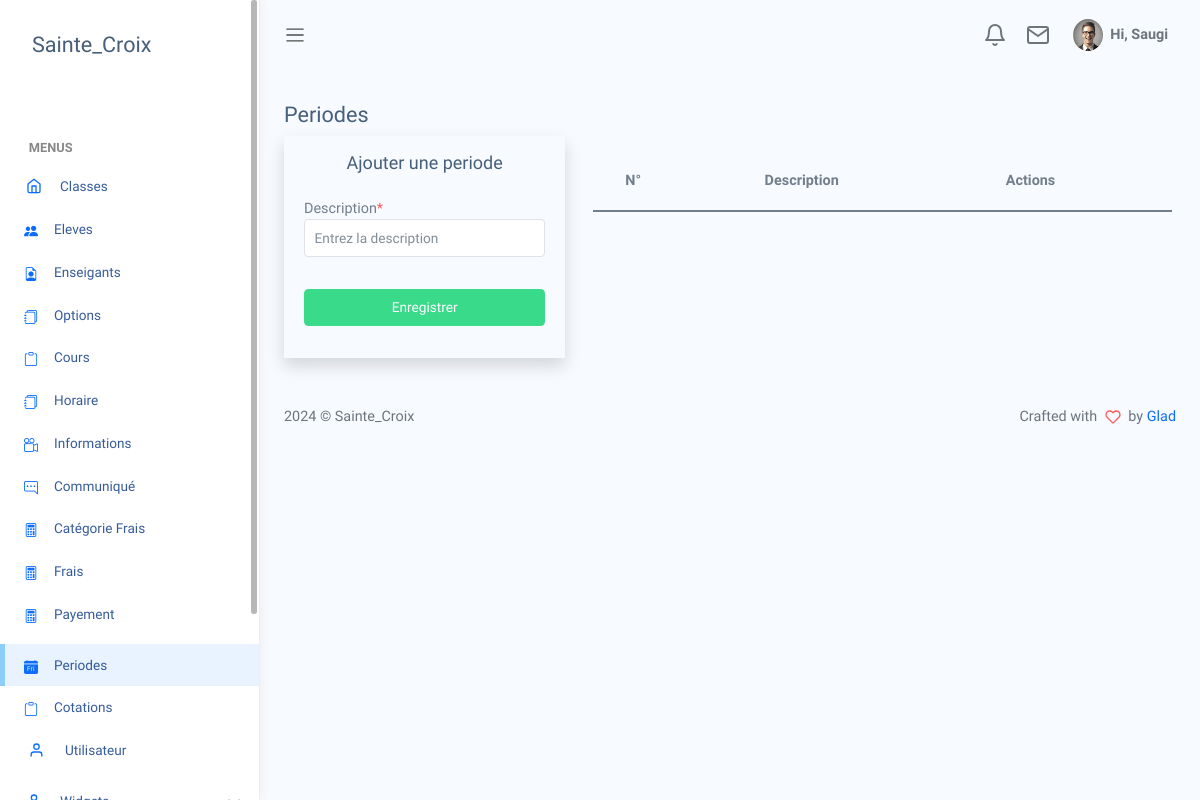
The app's page /views/Periode.php, older data.
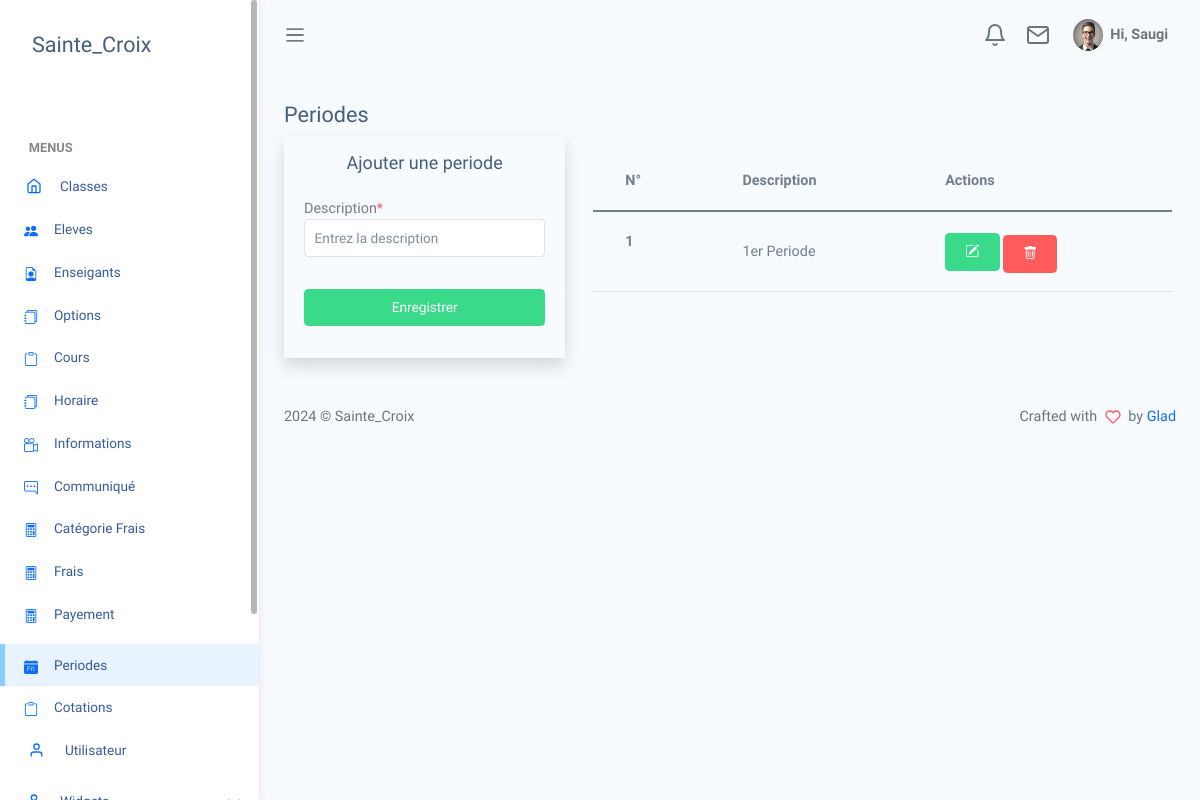
The same page, newer data.
### tables this page shows
CREATE TABLE `periode` (
  `id` int(11) NOT NULL,
  `libelle` varchar(50) NOT NULL,
  `statut` int(11) NOT NULL
);

### models/select/select-Periodes.php (called while the page is built)
<?php
    if (isset($_GET['idPreiode'])){
        $id=$_GET['idPreiode'];
        $getDataMod=$connexion->prepare("SELECT * FROM `periode` WHERE id=?");
        $getDataMod->execute([$id]);
        $tab=$getDataMod->fetch();
        $url="../models/updat/up-Periode-post.php?idPreiode=".$id;
        $btn="Modifier";
        $title="Modifier la periode";
    }
    else{
        $url="../models/add/add-Periode-post.php";
        $btn="Enregistrer";
        $title="Ajouter une periode";
    }
    if(isset($_GET['search']) && !empty($_GET['search'])){
        $search=$_GET['search'];
        $getData=$connexion->prepare("SELECT * from client WHERE supprimer=0 AND client.nom LIKE ? OR client.postnom LIKE ? OR
        client.prenom LIKE ? OR client.genre LIKE ? OR client.adresse LIKE ? OR client.telephone LIKE ?");
        $getData->execute(["%".$search."%", "%".$search."%", "%".$search."%", "%".$search."%", "%".$search."%","%".$search."%"]);
    }
    else{
        $statut=0;
        $getData=$connexion->prepare("SELECT * from `periode` WHERE `statut`=?");
        $getData->execute([$statut]);
    }

### views/Periode.php (the view, shortened to what this page needs)
<?php
include '../connexion/connexion.php';
require_once('../models/select/select-Periodes.php');
?>
<!DOCTYPE html>
<html lang="en">
<head>
    <?php require_once('style.php') ?>
</head>
<body>
    <div id="app">
        <?php
        require_once('aside1.php');
        ?>
        <div id="main">
            <?php require_once('navbar.php') ?>
            <div class="main-content container-fluid">
                <div class="row">
                    <div class="col-12">
                        <h4>Periodes</h4>
                    </div>
                    <div class="col-xl-4 col-lg-4 col-md-6">
                        <form action="<?= $url ?>" class="shadow p-3" method="POST">
                            <h5 class="text-center"><?= $title ?></h5>
                            <div class="row">
                                <div class="col-12 p-3">
                                    <label for="">Description<span class="text-danger">*</span></label>
                                    <input required type="text" class="form-control" name="description" placeholder="Entrez la description" <?php if (isset($_GET['idPreiode'])) { ?>
                                        value="<?php echo $tab['libelle']; ?> <?php }?>">
                                </div>
                                <div class="col-12 p-3">
                                    <input type="submit" class="btn btn-success w-100" name="Valider" value="<?= $btn ?>">
                                </div>
                            </div>
                        </form>
                    </div>
                    <div class="col-xl-8 col-lg-8 col-md-6 table-responsive px-3 pt-3">
                        <table class='table table-hover' id="table1">
                            <thead>
                                <tr>
                                    <th>N°</th>
                                    <th>Description</th>
                                    <th>Actions</th>
                                </tr>
                            </thead>
                            <tbody>
                                <?php
                                $n = 0;
                                while ($idPeriode = $getData->fetch()) {
                                    $n++;
                                ?>
                                    <tr>
                                        <th scope="row"><?= $n; ?></th>
                                        <td> <?= $idPeriode["libelle"] ?></td>
                                        <td>
                                        <a href='Periode.php?idPreiode=<?= $idPeriode['id'] ?>' class="btn btn-sm btn-success">
                                            <i class="bi bi-pencil-square"></i>
                                        </a>
                                        <a onclick=" return confirm('Voulez-vous vraiment supprimer ?')" href="../models/delete/del-Periode-post.php?idSupPeriode=<?= $idPeriode['id'] ?>" class="btn btn-danger btn-sm mt-1">
                                            <i class="bi bi-trash"></i>
                                        </a>
                                    </td>
                                    </tr>
                                <?php
                                }
                                ?>
                            </tbody>
                        </table>
                    </div>
                </div>
            </div>
            <footer>
                <div class="footer clearfix mb-0 text-muted">
                    <div class="float-start">
                        <p>2024 &copy; Sainte_Croix</p>
                    </div>
                    <div class="float-end">
                        <p>Crafted with <span class='text-danger'><i data-feather="heart"></i></span> by <a href="wa.me:0997019883">Glad</a></p>
                    </div>
                </div>
            </footer>
        </div>
    </div>
</body>
</html>

Row changes from the older to the newer data that the page shows:
added periode: libelle "1er Periode"
